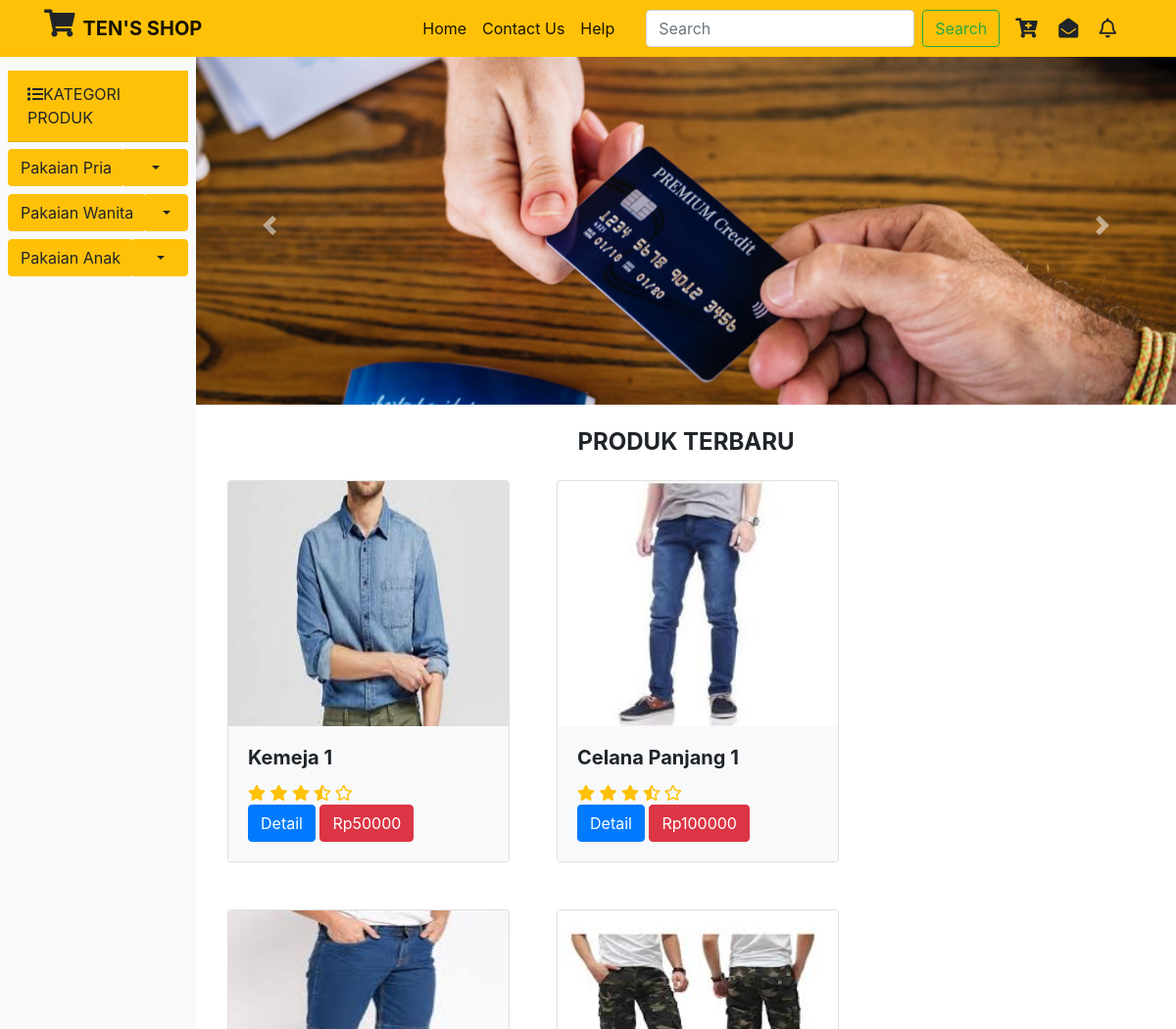
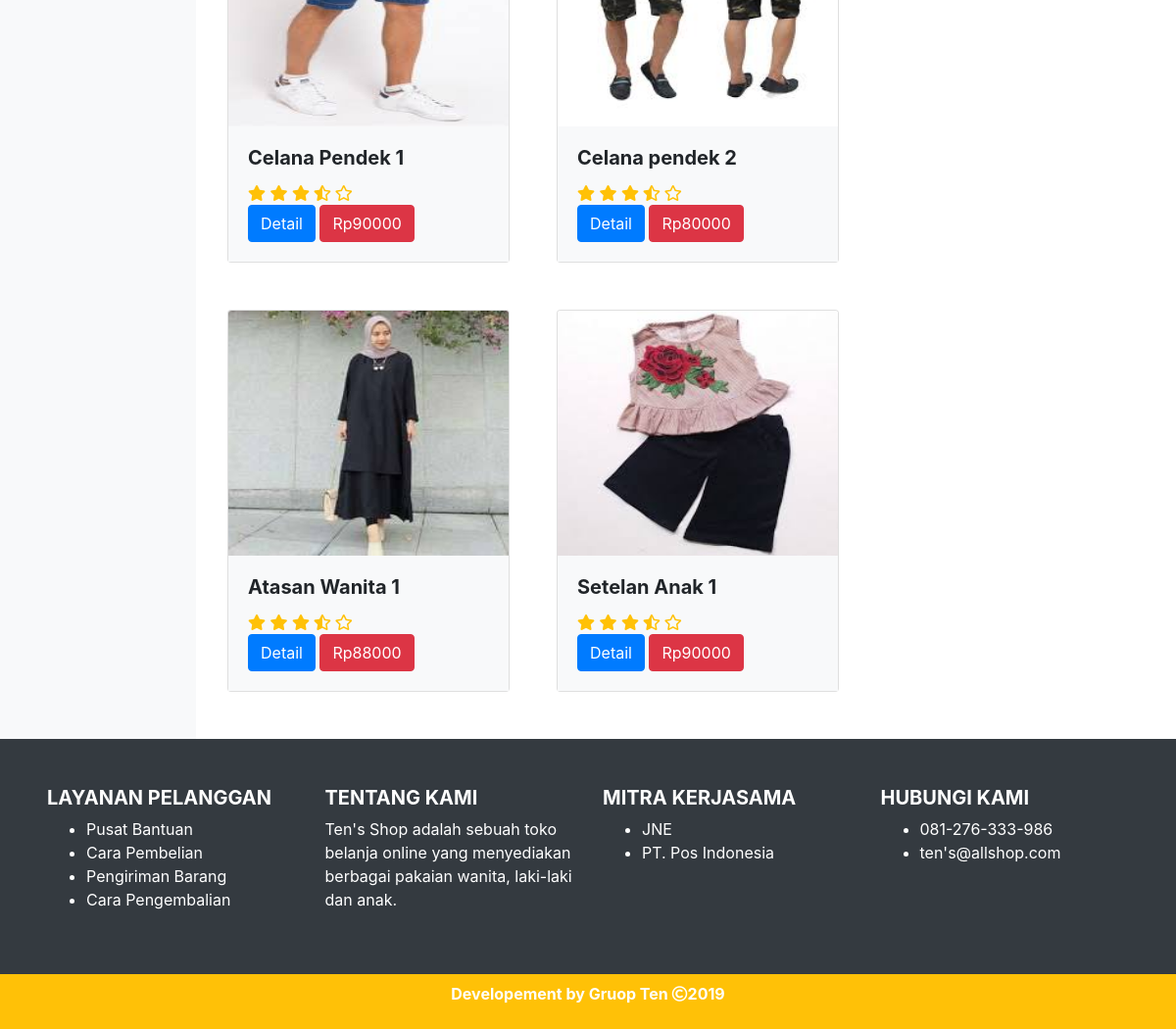
The page / on the database its author committed (2 pictures, top to bottom).
### tables this page shows
CREATE TABLE `kategori` (
  `idkategori` char(1) NOT NULL,
  `nama_kategori` varchar(20) NOT NULL
);

CREATE TABLE `produk` (
  `idproduk` char(6) NOT NULL,
  `nama` varchar(30) NOT NULL,
  `deskripsi` varchar(500) NOT NULL,
  `idkategori` char(1) NOT NULL,
  `idsub_kategori` char(3) NOT NULL,
  `file_gambar` varchar(50) NOT NULL,
  `harga` int(11) NOT NULL,
  `jumlah` int(11) NOT NULL,
  `last_update` datetime NOT NULL,
  `idpegawai` int(11) NOT NULL
);

### index.php (the view, shortened to what this page needs)
<?php
require 'function.php';
$kategori = mysqli_query($con, "SELECT * FROM kategori");
?>
<!doctype html>
<html lang="en">
  <head>
    <link rel="stylesheet" href="css/bootstrap.min.css">
    <link rel="stylesheet" type="text/css" href="fontawesom/css/all.min.css">
    <link rel="stylesheet" type="text/css" href="css/style.css">
  </head>
  <body>
    <nav class="navbar navbar-expand-lg navbar-light bg-warning fixed-top">
      <div class= "container">
        <h3><i class="fas fa-shopping-cart text-succes mr-2"></i></h3>
        <a class="navbar-brand font-weight-bold" href="index.php">TEN'S SHOP</a>
        <div class="collapse navbar-collapse" id="navbarSupportedContent">
          <ul class="navbar-nav ml-auto mr-4">
            <li class="nav-item active">
              <a class="nav-link" href="index.php">Home <span class="sr-only">(current)</span></a>
            </li>
            <li class="nav-item active">
              <a class="nav-link" href="contact_us.html">Contact Us <span class="sr-only">(current)</span></a>
            </li>
            <li class="nav-item active">
              <a class="nav-link" href="help.html">Help <span class="sr-only">(current)</span></a>
            </li>
          </ul>
          <form class="form-inline my-2 my-lg-0" method="post" action="">
            <input class="form-control mr-sm-2" type="search" name="search" placeholder="Search" aria-label="Search">
            <button class="btn btn-outline-success my-2 my-sm-0" name="search" type="submit">Search</button>
          </form>
          <div class="icon mt-2">
            <h5>
              <i class="fas fa-cart-plus ml-3 mr-3" data-toggle="tooltip" title="Keranjang Belanja"></i>
              <i class="fas fa-envelope-open mr-3" data-toggle="tooltip" title="Kotak Masuk"></i>
              <i class="far fa-bell mr-3" data-toggle="tooltip" title="Notifikasi"></i>
            </h5>
        </div>
      </div>
</nav>
<div class="row mt-5 no-gutters">
  <div class="col-md-2 bg-light">
    <ul class="list-group list-group-flush p-2 pt-4">
      <li class="list-group-item bg-warning"><i class="fas fa-list"></i>KATEGORI PRODUK</li>
      <?php while($row = mysqli_fetch_assoc($kategori)) {
         $id = $row['idkategori'];
        echo '
        <div class="btn-group">
          <a href="produk.php?id='.$id.'"><button type="button" class="btn btn-warning mt-2">'.$row['nama_kategori'].'</button></a>
          <button type="button" class="btn btn-warning mt-2 dropdown-toggle dropdown-toggle-split" data-toggle="dropdown" aria-haspopup="true" aria-expanded="false">
              <span class="sr-only">Toggle Dropdown</span>
          </button>
          ';
          echo '<div class="dropdown-menu">';
          echo "</div></div>";
         } ?>
    </ul>
  </div>
  <div class="col-md-10">
    <div id="carouselExampleControls" class="carousel slide" data-ride="carousel">
      <div class="carousel-inner">
        <div class="carousel-item active">
          <img src="img/img1.jpg" class="d-block w-100 " alt="...">
        </div>
      </div>
      <a class="carousel-control-prev" href="#carouselExampleControls" role="button" data-slide="prev">
        <span class="carousel-control-prev-icon" aria-hidden="true"></span>
      </a>
      <a class="carousel-control-next" href="#carouselExampleControls" role="button" data-slide="next">
        <span class="carousel-control-next-icon" aria-hidden="true"></span>
      </a>
    </div>
    <h4 class="text-center font-weight-bold m-4"> PRODUK TERBARU</h4>
    <div class="row mx-auto">
      <?php
        $produk = mysqli_query($con, "SELECT * from produk");
        while ($row = mysqli_fetch_array($produk)) {
          $a = 'a'.$row['idproduk'];
          echo "
          <div class='row ml-4  mr-2  mb-4'>
            <div class='card ml-2 mr-2 mb-4' style='width: 18rem;'>
              <img src='img/".$row['file_gambar']."' class='card-img-top' height='250px'>
              <div class='card-body bg-light'>
                <h5 class='card-title font-weight-bold'>".$row['nama']."</h5>
                <i class='fas fa-star text-warning'></i>
                <i class='fas fa-star  text-warning '></i>
                <i class='fas fa-star  text-warning'></i>
                <i class='fas fa-star-half-alt  text-warning'></i>
                <i class='far fa-star  text-warning'></i><br>
                <a href='#' class='btn btn-primary'  data-target='#".$a."' data-toggle='modal'>Detail</a>
                <a href='#' class='btn btn-danger'>Rp".$row['harga']."</a>
              </div>
            </div>
          </div>
          ";
        }
       ?>
    </div>
  </div>
</div>
<footer class="bg-dark text-white p-5">
  <div class="row">
    <div class="col md-3">
    <h5 class="font-weight-bold">LAYANAN PELANGGAN</h5>
    <ul>
      <li>Pusat Bantuan</li>
      <li>Cara Pembelian</li>
      <li>Pengiriman Barang</li>
      <li>Cara Pengembalian</li>
    </ul>
    </div>
    <div class="col md-3">
      <h5 class="font-weight-bold" >TENTANG KAMI</h5>
      <p>
        Ten's Shop adalah sebuah toko belanja online yang menyediakan berbagai pakaian wanita, laki-laki dan anak.
      </p>
    </div>
    <div class="col md-3">
      <h5 class="font-weight-bold">MITRA KERJASAMA</h5>
      <ul>
        <li>JNE</li>
        <li>PT. Pos Indonesia</li>
      </ul>
    </div>
    <div class="col md-3">
      <h5 class="font-weight-bold">HUBUNGI KAMI</h5>
      <ul>
        <li>081-276-333-986</li>
        <li>ten's@allshop.com</li>
      </ul>
    </div>
  </div>
</footer>
  <div class="copyright text-center text-white font-weight-bold bg-warning p-2">
    <p>Developement by Gruop Ten <i class="far fa-copyright"></i>2019</p>
  </div>
  </body>
</html>

### rows shown on the page
kategori: nama_kategori "Pakaian Pria"
kategori: nama_kategori "Pakaian Wanita"
kategori: nama_kategori "Pakaian Anak"
produk: file_gambar (picture), nama "Kemeja 1", harga "50000"
produk: file_gambar (picture), nama "Celana Panjang 1", harga "100000"
produk: file_gambar (picture), nama "Celana Pendek 1", harga "90000"
produk: file_gambar (picture), nama "Celana pendek 2", harga "80000"
produk: file_gambar (picture), nama "Atasan Wanita 1", harga "88000"
produk: file_gambar (picture), nama "Setelan Anak 1", harga "90000"
